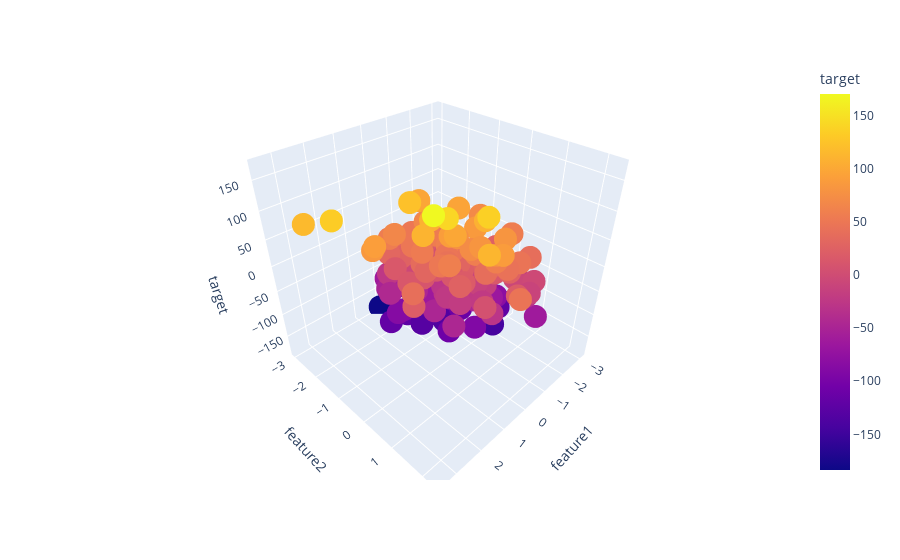

Notebook cell for this chart:
### Code cell
# data points
import plotly.express as px
fig = px.scatter_3d(df, x='feature1', y = 'feature2', z = 'target', color = 'target')
fig

### Figure 1 — Plotly figure (JSON) as saved in the notebook; plotly's stock layout.template omitted (floating-point values rounded to 4 significant figures; data arrays with more than 128 entries replaced by an {"elided": "..."} marker saying what was removed)
{"data": [{"hovertemplate": "feature1=%{x}<br>feature2=%{y}<br>target=%{marker.color}<extra></extra>", "legendgroup": "", "marker": {"color": {"elided": "200 float values"}, "coloraxis": "coloraxis", "symbol": "circle"}, "mode": "markers", "name": "", "scene": "scene", "showlegend": false, "type": "scatter3d", "x": {"elided": "200 float values"}, "y": {"elided": "200 float values"}, "z": {"elided": "200 float values"}}], "layout": {"coloraxis": {"colorbar": {"title": {"text": "target"}}, "colorscale": [[0, "#0d0887"], [0.1111, "#46039f"], [0.2222, "#7201a8"], [0.3333, "#9c179e"], [0.4444, "#bd3786"], [0.5556, "#d8576b"], [0.6667, "#ed7953"], [0.7778, "#fb9f3a"], [0.8889, "#fdca26"], [1, "#f0f921"]]}, "legend": {"tracegroupgap": 0}, "margin": {"t": 60}, "scene": {"domain": {"x": [0, 1], "y": [0, 1]}, "xaxis": {"title": {"text": "feature1"}}, "yaxis": {"title": {"text": "feature2"}}, "zaxis": {"title": {"text": "target"}}}}}
